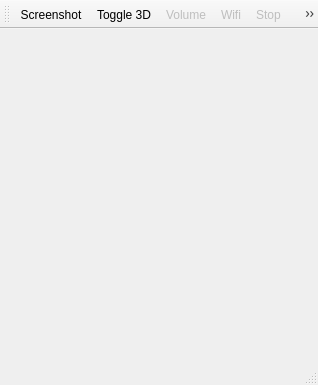
<?xml version="1.0" encoding="UTF-8"?>
<ui version="4.0">
 <class>EmuWindow</class>
 <widget class="QMainWindow" name="EmuWindow">
  <property name="geometry">
   <rect>
    <x>0</x>
    <y>0</y>
    <width>318</width>
    <height>385</height>
   </rect>
  </property>
  <property name="windowTitle">
   <string>cpp3ds Emulator</string>
  </property>
  <property name="windowIcon">
   <iconset resource="emulator.qrc">
    <normaloff>:/emu/logo.svg</normaloff>:/emu/logo.svg</iconset>
  </property>
  <property name="styleSheet">
   <string notr="true"/>
  </property>
  <widget class="QWidget" name="centralwidget">
   <property name="sizePolicy">
    <sizepolicy hsizetype="Preferred" vsizetype="Preferred">
     <horstretch>0</horstretch>
     <verstretch>0</verstretch>
    </sizepolicy>
   </property>
   <layout class="QVBoxLayout" name="verticalLayout_2">
    <property name="margin">
     <number>0</number>
    </property>
    <item>
     <layout class="QVBoxLayout" name="verticalLayout">
      <property name="spacing">
       <number>6</number>
      </property>
      <property name="sizeConstraint">
       <enum>QLayout::SetDefaultConstraint</enum>
      </property>
     </layout>
    </item>
   </layout>
  </widget>
  <widget class="QMenuBar" name="menubar">
   <property name="geometry">
    <rect>
     <x>0</x>
     <y>0</y>
     <width>318</width>
     <height>25</height>
    </rect>
   </property>
  </widget>
  <widget class="QStatusBar" name="statusbar"/>
  <widget class="QToolBar" name="toolBar">
   <property name="windowTitle">
    <string>toolBar</string>
   </property>
   <property name="iconSize">
    <size>
     <width>28</width>
     <height>28</height>
    </size>
   </property>
   <attribute name="toolBarArea">
    <enum>TopToolBarArea</enum>
   </attribute>
   <attribute name="toolBarBreak">
    <bool>false</bool>
   </attribute>
   <addaction name="actionScreenshot"/>
   <addaction name="actionToggle_3D"/>
   <addaction name="actionVolume"/>
   <addaction name="actionWifi"/>
   <addaction name="actionStop"/>
   <addaction name="actionPlay_Pause"/>
  </widget>
  <action name="actionScreenshot">
   <property name="icon">
    <iconset resource="emulator.qrc">
     <normaloff>:/emu/icons/camera.svg</normaloff>:/emu/icons/camera.svg</iconset>
   </property>
   <property name="text">
    <string>Screenshot</string>
   </property>
   <property name="toolTip">
    <string>Take a screenshot</string>
   </property>
  </action>
  <action name="actionToggle_3D">
   <property name="checkable">
    <bool>true</bool>
   </property>
   <property name="icon">
    <iconset resource="emulator.qrc">
     <normaloff>:/emu/icons/3d.svg</normaloff>:/emu/icons/3d.svg</iconset>
   </property>
   <property name="text">
    <string>Toggle 3D</string>
   </property>
   <property name="toolTip">
    <string>Toggle 3D stereoscopy</string>
   </property>
  </action>
  <action name="actionVolume">
   <property name="enabled">
    <bool>false</bool>
   </property>
   <property name="icon">
    <iconset resource="emulator.qrc">
     <normaloff>:/emu/icons/volume.svg</normaloff>:/emu/icons/volume.svg</iconset>
   </property>
   <property name="text">
    <string>Volume</string>
   </property>
   <property name="toolTip">
    <string>Adjust audio volume</string>
   </property>
  </action>
  <action name="actionStop">
   <property name="enabled">
    <bool>false</bool>
   </property>
   <property name="icon">
    <iconset resource="emulator.qrc">
     <normaloff>:/emu/icons/stop.svg</normaloff>:/emu/icons/stop.svg</iconset>
   </property>
   <property name="text">
    <string>Stop</string>
   </property>
   <property name="toolTip">
    <string>Stop emulation</string>
   </property>
  </action>
  <action name="actionWifi">
   <property name="checkable">
    <bool>true</bool>
   </property>
   <property name="enabled">
    <bool>false</bool>
   </property>
   <property name="icon">
    <iconset resource="emulator.qrc">
     <normaloff>:/emu/icons/wifi.svg</normaloff>:/emu/icons/wifi.svg</iconset>
   </property>
   <property name="text">
    <string>Wifi</string>
   </property>
   <property name="toolTip">
    <string>Toggle wifi</string>
   </property>
  </action>
  <action name="actionPlay_Pause">
   <property name="checkable">
    <bool>true</bool>
   </property>
   <property name="icon">
    <iconset resource="emulator.qrc">
     <normaloff>:/emu/icons/play.svg</normaloff>:/emu/icons/play.svg</iconset>
   </property>
   <property name="text">
    <string>Play/Pause</string>
   </property>
   <property name="toolTip">
    <string>Play/Pause emulation</string>
   </property>
  </action>
 </widget>
 <resources>
  <include location="emulator.qrc"/>
 </resources>
 <connections/>
</ui>
